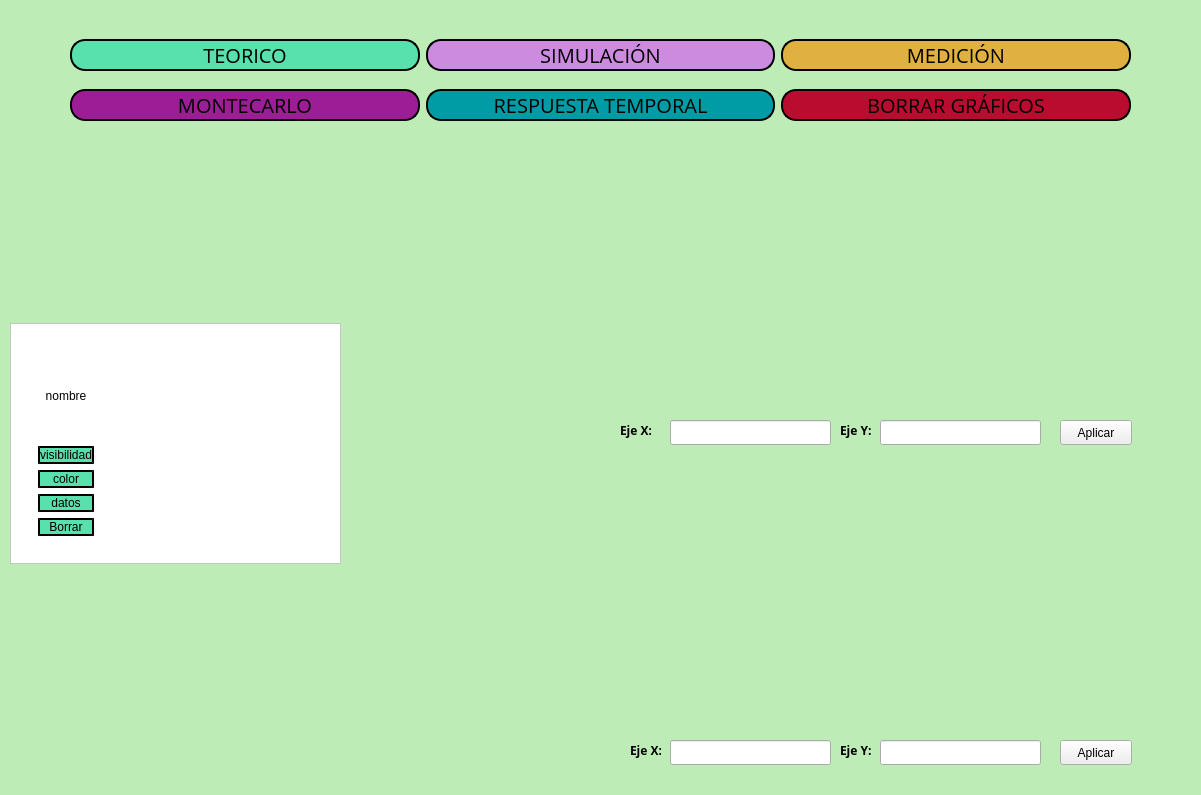
<?xml version="1.0" encoding="UTF-8"?>
<ui version="4.0">
 <class>MainWindow</class>
 <widget class="QMainWindow" name="MainWindow">
  <property name="geometry">
   <rect>
    <x>0</x>
    <y>0</y>
    <width>1201</width>
    <height>795</height>
   </rect>
  </property>
  <property name="windowTitle">
   <string>MainWindow</string>
  </property>
  <widget class="QWidget" name="centralwidget">
   <widget class="QWidget" name="bgwidget" native="true">
    <property name="geometry">
     <rect>
      <x>0</x>
      <y>0</y>
      <width>1201</width>
      <height>800</height>
     </rect>
    </property>
    <property name="styleSheet">
     <string notr="true">QWidget#bgwidget{background-color: rgb(189, 236, 182);}</string>
    </property>
    <widget class="QLineEdit" name="ejey_lineEdit">
     <property name="geometry">
      <rect>
       <x>880</x>
       <y>420</y>
       <width>161</width>
       <height>25</height>
      </rect>
     </property>
    </widget>
    <widget class="QLineEdit" name="ejex_lineEdit">
     <property name="geometry">
      <rect>
       <x>670</x>
       <y>420</y>
       <width>161</width>
       <height>25</height>
      </rect>
     </property>
    </widget>
    <widget class="QLabel" name="ejeylabel">
     <property name="geometry">
      <rect>
       <x>840</x>
       <y>420</y>
       <width>31</width>
       <height>21</height>
      </rect>
     </property>
     <property name="font">
      <font>
       <family>Open Sans</family>
       <weight>75</weight>
       <bold>true</bold>
      </font>
     </property>
     <property name="text">
      <string>Eje Y:</string>
     </property>
    </widget>
    <widget class="QLabel" name="ejexlabel">
     <property name="geometry">
      <rect>
       <x>620</x>
       <y>420</y>
       <width>31</width>
       <height>21</height>
      </rect>
     </property>
     <property name="font">
      <font>
       <family>Open Sans</family>
       <weight>75</weight>
       <bold>true</bold>
      </font>
     </property>
     <property name="text">
      <string>Eje X:</string>
     </property>
    </widget>
    <widget class="QWidget" name="gridLayoutWidget">
     <property name="geometry">
      <rect>
       <x>70</x>
       <y>30</y>
       <width>1061</width>
       <height>51</height>
      </rect>
     </property>
     <layout class="QGridLayout" name="gridLayout" rowstretch="0">
      <item row="0" column="2">
       <widget class="QPushButton" name="medicionButton">
        <property name="font">
         <font>
          <family>Open Sans</family>
          <pointsize>15</pointsize>
          <weight>50</weight>
          <bold>false</bold>
         </font>
        </property>
        <property name="cursor">
         <cursorShape>PointingHandCursor</cursorShape>
        </property>
        <property name="focusPolicy">
         <enum>Qt::NoFocus</enum>
        </property>
        <property name="styleSheet">
         <string notr="true">background-color:rgb(224, 177, 65);
border-radius:15px;
border-style: outset;
border-width: 2px;
border-color: black;</string>
        </property>
        <property name="text">
         <string>MEDICIÓN</string>
        </property>
       </widget>
      </item>
      <item row="0" column="1">
       <widget class="QPushButton" name="simulacionButton">
        <property name="font">
         <font>
          <family>Open Sans</family>
          <pointsize>15</pointsize>
          <weight>50</weight>
          <bold>false</bold>
         </font>
        </property>
        <property name="cursor">
         <cursorShape>PointingHandCursor</cursorShape>
        </property>
        <property name="styleSheet">
         <string notr="true">background-color:rgb(205, 139, 224);
border-radius:15px;
border-style: outset;
border-width: 2px;
border-color: black;</string>
        </property>
        <property name="text">
         <string>SIMULACIÓN</string>
        </property>
       </widget>
      </item>
      <item row="0" column="0">
       <widget class="QPushButton" name="teoricoButton">
        <property name="font">
         <font>
          <family>Open Sans</family>
          <pointsize>15</pointsize>
          <weight>50</weight>
          <bold>false</bold>
         </font>
        </property>
        <property name="cursor">
         <cursorShape>PointingHandCursor</cursorShape>
        </property>
        <property name="styleSheet">
         <string notr="true">background-color:rgb(88, 224, 173);
border-radius:15px;
border-style: outset;
border-width: 2px;
border-color: black;</string>
        </property>
        <property name="text">
         <string>TEORICO</string>
        </property>
       </widget>
      </item>
     </layout>
    </widget>
    <widget class="MplWidget" name="MplWidget" native="true">
     <property name="geometry">
      <rect>
       <x>360</x>
       <y>140</y>
       <width>771</width>
       <height>281</height>
      </rect>
     </property>
    </widget>
    <widget class="MplWidget" name="MplWidget2" native="true">
     <property name="geometry">
      <rect>
       <x>360</x>
       <y>460</y>
       <width>771</width>
       <height>281</height>
      </rect>
     </property>
    </widget>
    <widget class="QLineEdit" name="ejex2_lineEdit">
     <property name="geometry">
      <rect>
       <x>670</x>
       <y>740</y>
       <width>161</width>
       <height>25</height>
      </rect>
     </property>
    </widget>
    <widget class="QLabel" name="ejexlabel_2">
     <property name="geometry">
      <rect>
       <x>630</x>
       <y>740</y>
       <width>31</width>
       <height>21</height>
      </rect>
     </property>
     <property name="font">
      <font>
       <family>Open Sans</family>
       <weight>75</weight>
       <bold>true</bold>
      </font>
     </property>
     <property name="text">
      <string>Eje X:</string>
     </property>
    </widget>
    <widget class="QLineEdit" name="ejey2_lineEdit">
     <property name="geometry">
      <rect>
       <x>880</x>
       <y>740</y>
       <width>161</width>
       <height>25</height>
      </rect>
     </property>
    </widget>
    <widget class="QLabel" name="ejeylabel_2">
     <property name="geometry">
      <rect>
       <x>840</x>
       <y>740</y>
       <width>31</width>
       <height>21</height>
      </rect>
     </property>
     <property name="font">
      <font>
       <family>Open Sans</family>
       <weight>75</weight>
       <bold>true</bold>
      </font>
     </property>
     <property name="text">
      <string>Eje Y:</string>
     </property>
    </widget>
    <widget class="QPushButton" name="aplicar_button_ejes1">
     <property name="geometry">
      <rect>
       <x>1060</x>
       <y>420</y>
       <width>72</width>
       <height>25</height>
      </rect>
     </property>
     <property name="text">
      <string>Aplicar</string>
     </property>
    </widget>
    <widget class="QPushButton" name="aplicar_button_ejes2">
     <property name="geometry">
      <rect>
       <x>1060</x>
       <y>740</y>
       <width>72</width>
       <height>25</height>
      </rect>
     </property>
     <property name="text">
      <string>Aplicar</string>
     </property>
    </widget>
    <widget class="QWidget" name="gridLayoutWidget_2">
     <property name="geometry">
      <rect>
       <x>70</x>
       <y>80</y>
       <width>1061</width>
       <height>51</height>
      </rect>
     </property>
     <layout class="QGridLayout" name="gridLayout_2" rowstretch="0">
      <item row="0" column="1">
       <widget class="QPushButton" name="resptempButton">
        <property name="font">
         <font>
          <family>Open Sans</family>
          <pointsize>15</pointsize>
          <weight>50</weight>
          <bold>false</bold>
         </font>
        </property>
        <property name="cursor">
         <cursorShape>PointingHandCursor</cursorShape>
        </property>
        <property name="styleSheet">
         <string notr="true">background-color:rgb(0, 156, 166);
border-radius:15px;
border-style: outset;
border-width: 2px;
border-color: black;</string>
        </property>
        <property name="text">
         <string>RESPUESTA TEMPORAL</string>
        </property>
       </widget>
      </item>
      <item row="0" column="0">
       <widget class="QPushButton" name="montecarloButton">
        <property name="font">
         <font>
          <family>Open Sans</family>
          <pointsize>15</pointsize>
          <weight>50</weight>
          <bold>false</bold>
         </font>
        </property>
        <property name="cursor">
         <cursorShape>PointingHandCursor</cursorShape>
        </property>
        <property name="styleSheet">
         <string notr="true">background-color:rgb(157, 29, 151);
border-radius:15px;
border-style: outset;
border-width: 2px;
border-color: black;</string>
        </property>
        <property name="text">
         <string>MONTECARLO</string>
        </property>
       </widget>
      </item>
      <item row="0" column="2">
       <widget class="QPushButton" name="borrarpushButton">
        <property name="font">
         <font>
          <family>Open Sans</family>
          <pointsize>15</pointsize>
          <weight>50</weight>
          <bold>false</bold>
         </font>
        </property>
        <property name="cursor">
         <cursorShape>PointingHandCursor</cursorShape>
        </property>
        <property name="styleSheet">
         <string notr="true">background-color:rgb(186, 12, 47);
border-radius:15px;
border-style: outset;
border-width: 2px;
border-color: black;</string>
        </property>
        <property name="text">
         <string>BORRAR GRÁFICOS</string>
        </property>
       </widget>
      </item>
     </layout>
    </widget>
    <widget class="QScrollArea" name="scrollArea">
     <property name="geometry">
      <rect>
       <x>10</x>
       <y>323</y>
       <width>331</width>
       <height>241</height>
      </rect>
     </property>
     <property name="styleSheet">
      <string notr="true">background:white;</string>
     </property>
     <property name="widgetResizable">
      <bool>true</bool>
     </property>
     <widget class="QWidget" name="scrollAreaWidgetContents">
      <property name="geometry">
       <rect>
        <x>0</x>
        <y>0</y>
        <width>329</width>
        <height>239</height>
       </rect>
      </property>
      <layout class="QVBoxLayout" name="verticalLayout_2">
       <item>
        <widget class="QWidget" name="CurveList" native="true">
         <layout class="QHBoxLayout" name="horizontalLayout">
          <item>
           <widget class="QWidget" name="Curve_0" native="true">
            <layout class="QVBoxLayout" name="verticalLayout_3">
             <item>
              <widget class="QLabel" name="label">
               <property name="text">
                <string>nombre</string>
               </property>
               <property name="alignment">
                <set>Qt::AlignCenter</set>
               </property>
              </widget>
             </item>
             <item>
              <widget class="QPushButton" name="pushButton">
               <property name="styleSheet">
                <string notr="true">background-color:rgb(88, 224, 173);
border-radius:15px;
border-style: outset;
border-width: 2px;
border-color: black;</string>
               </property>
               <property name="text">
                <string>visibilidad</string>
               </property>
              </widget>
             </item>
             <item>
              <widget class="QPushButton" name="pushButton_2">
               <property name="styleSheet">
                <string notr="true">background-color:rgb(88, 224, 173);
border-radius:15px;
border-style: outset;
border-width: 2px;
border-color: black;</string>
               </property>
               <property name="text">
                <string>color</string>
               </property>
              </widget>
             </item>
             <item>
              <widget class="QPushButton" name="pushButton_3">
               <property name="styleSheet">
                <string notr="true">background-color:rgb(88, 224, 173);
border-radius:15px;
border-style: outset;
border-width: 2px;
border-color: black;</string>
               </property>
               <property name="text">
                <string>datos</string>
               </property>
              </widget>
             </item>
             <item>
              <widget class="QPushButton" name="curva1_borrar_Button">
               <property name="styleSheet">
                <string notr="true">background-color:rgb(88, 224, 173);
border-radius:15px;
border-style: outset;
border-width: 2px;
border-color: black;</string>
               </property>
               <property name="text">
                <string>Borrar</string>
               </property>
              </widget>
             </item>
            </layout>
           </widget>
          </item>
          <item>
           <spacer name="horizontalSpacer">
            <property name="orientation">
             <enum>Qt::Horizontal</enum>
            </property>
            <property name="sizeHint" stdset="0">
             <size>
              <width>40</width>
              <height>20</height>
             </size>
            </property>
           </spacer>
          </item>
         </layout>
        </widget>
       </item>
      </layout>
     </widget>
    </widget>
   </widget>
  </widget>
 </widget>
 <customwidgets>
  <customwidget>
   <class>MplWidget</class>
   <extends>QWidget</extends>
   <header>mplwidget.h</header>
   <container>1</container>
  </customwidget>
 </customwidgets>
 <resources/>
 <connections/>
</ui>
